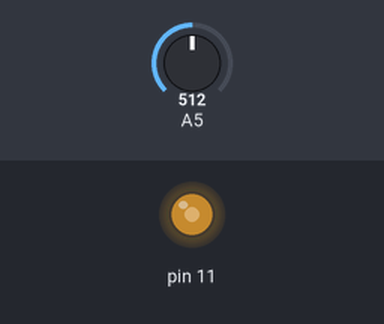
Recording of a sketch running on a simulated Arduino Uno, built with avr-gcc and run on an emulated ATmega328P. Shown: output pins drawn as LEDs (lit = HIGH). The inputs (shaded band) are chosen by the test bench; at power-on: A5 = 512.

Above: at 1.2 s.
1.3 s: A5 set to 716
At 1.7 s:
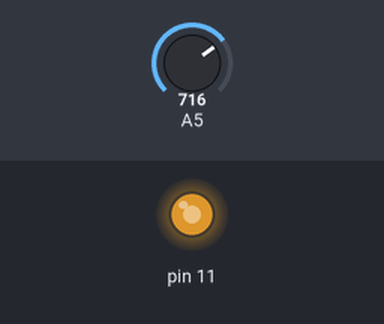
2.8 s: A5 set to 900
At 4.0 s:
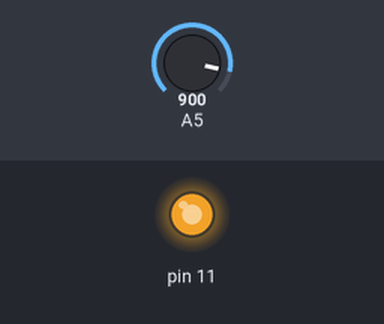
4.3 s: A5 set to 122
At 5.2 s:
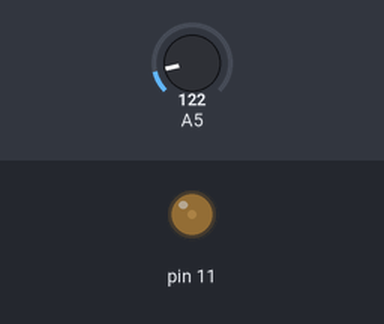
5.8 s: A5 set to 0
At 6.4 s:
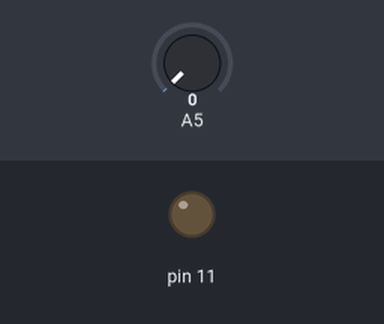
Timing chart, 0 to 8.3 s (numbered marks = the images above; inputs shaded):
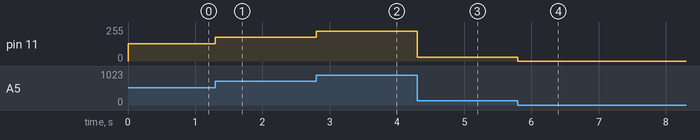

Measured:
- after the input at 1.3 s, pin 11: 128/255 → 179/255 at once
- after the input at 2.8 s, pin 11: 179/255 → 225/255 at once
- after the input at 4.3 s, pin 11: 225/255 → 30/255 at once
- after the input at 5.8 s, pin 11: 30/255 → 0/255 at once

The sketch:

pot_without_map.ino
```cpp
/*brightness of LED with respect position of POT connected to A5 without using map funtion*/
void setup() {
  // put your setup code here, to run once:
  pinMode(11,OUTPUT);
  pinMode(A5,INPUT);
}

void loop() {
  /* put your main code here, to run repeatedly:
  ATmega is 8 bit microcontroller so it can take values of 0-255 at output PWM
  where as analog read can be done upto 1024 as it as 10 bit ADC */
  int val=analogRead(A5);
  analogWrite(11,val/4);

}
```
